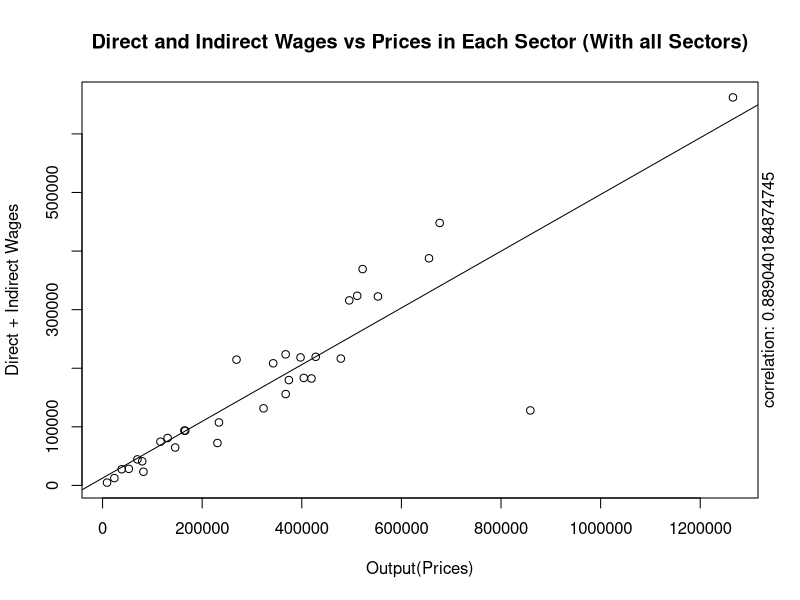
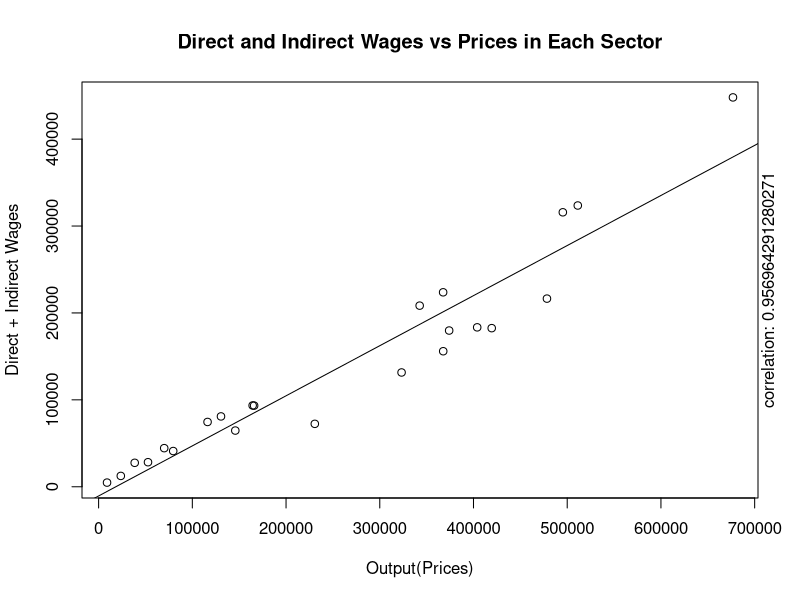

The R script that drew these images, in order:
#Disable Scientific Notation
options(scipen = 999)

#In Session, set Working Directory to Source File Location!

#import total and val tables. Change to name of CVS to your file names!
totalCSV <- read.csv("JP11_TOTAL.csv",TRUE,",", stringsAsFactors=FALSE)
valCSV <- read.csv("JP11_VAL.csv",TRUE,",", stringsAsFactors=FALSE)

#----------------------------------------------------------
#Sorting the data into matricies and vectors
#Make sure the table sizes line up with your data!

#Total Output (prices) of each sector
prices <- as.numeric(totalCSV[45, 3:35])

# p+v for each sector. Taxes count as added value taken by the state.
# Subsidies don't count as added value in LTV, so they get subtracted out.
addedVal <- as.numeric(totalCSV[44, 3:35]) + as.numeric(totalCSV[42, 3:35])

# v for each sector
v <- as.numeric(valCSV[9,3:35])

#calculating p
p <-addedVal - v

#Input-Output of each sector
IO <-  totalCSV[8:40,3:35]
IO[,] <- sapply(IO[,], as.numeric)

#creating the matrix out of IO, s.t. v and p are at bottom
#and each entry is divided by it's respective prices
mIO <- IO
mIO <- rbind(mIO, v)
mIO <- rbind(mIO, p)

#scaling mIO such that each colm is divided by total output in that
#industry. Turning result into a matrix.
mIO <- t(mIO)
mIO <- mIO / prices
mIO <- t(mIO)
mIO <- data.matrix(mIO)

#--------------------------------------------------------------------
#This is the iterative part. We will take an industry, look at all that
#it uses for constant capital, and break those down into V and P.
#Basically, we will end up with price = P+V, where P is profits, V is labor,
#both direct and indirect.

iterV = numeric(33)
iterP = numeric(33)

for (i in c(1:33)){
  #Select industry, get c1,v1,p1
  cRemain <- IO[,i]
  vSum <- v[i]
  pSum <- p[i]
  remaining <- sum(cRemain)
  
  #iteratively decompose cn into v(n+1) and p(n+1)
  #untill remaining is less then the sig fig of our data
  while(remaining > 0.1){
    cNew <- mIO %*% cRemain
    vSum <- vSum + cNew[34]
    pSum <- pSum + cNew[35]
    cRemain <- cNew[1:33]
    remaining <- sum(cRemain)
  }
  #add sums to the iterative vectors
  iterV[i] <- vSum
  iterP[i] <- pSum
}

#Without Removing irrelevant sectors that don't produce commodities
plot(prices , iterV , 
     xlab = "Output(Prices)",
     ylab = "Direct + Indirect Wages", 
     main = "Direct and Indirect Wages vs Prices in Each Sector (With all Sectors)")
abline(lm(iterV ~ prices))
corLbl = sprintf("correlation: %s",cor(iterV , prices))
mtext(corLbl,4)

# Removing Retail, Finance, Real Estate, Renting Machines,
# Computer related activities, R&D, Education, Health, Local/state spending
remove = c(21, 25,26,27,28,29,30,31,32,33)

plot(prices[-remove] , iterV[-remove] , 
     xlab = "Output(Prices)",
     ylab = "Direct + Indirect Wages", 
     main = "Direct and Indirect Wages vs Prices in Each Sector")
abline(lm(iterV[-remove] ~ prices[-remove]))
corLbl = sprintf("correlation: %s",cor(iterV[-remove] , prices[-remove]))
mtext(corLbl,4)

